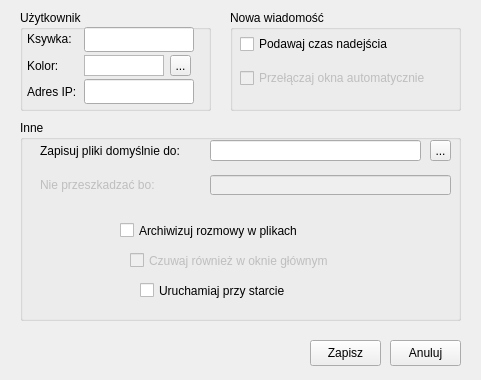
<?xml version="1.0" encoding="UTF-8"?>
<ui version="4.0">
 <class>konfiguracja</class>
 <widget class="QWidget" name="konfiguracja">
  <property name="geometry">
   <rect>
    <x>0</x>
    <y>0</y>
    <width>481</width>
    <height>380</height>
   </rect>
  </property>
  <property name="minimumSize">
   <size>
    <width>481</width>
    <height>380</height>
   </size>
  </property>
  <property name="maximumSize">
   <size>
    <width>481</width>
    <height>380</height>
   </size>
  </property>
  <property name="windowTitle">
   <string>Konfiguracja</string>
  </property>
  <widget class="QGroupBox" name="groupBox">
   <property name="geometry">
    <rect>
     <x>20</x>
     <y>10</y>
     <width>191</width>
     <height>101</height>
    </rect>
   </property>
   <property name="title">
    <string>Użytkownik</string>
   </property>
   <widget class="QTextEdit" name="kolorfont">
    <property name="geometry">
     <rect>
      <x>64</x>
      <y>45</y>
      <width>80</width>
      <height>21</height>
     </rect>
    </property>
    <property name="verticalScrollBarPolicy">
     <enum>Qt::ScrollBarAlwaysOff</enum>
    </property>
    <property name="horizontalScrollBarPolicy">
     <enum>Qt::ScrollBarAlwaysOff</enum>
    </property>
    <property name="lineWrapMode">
     <enum>QTextEdit::NoWrap</enum>
    </property>
    <property name="readOnly">
     <bool>true</bool>
    </property>
   </widget>
   <widget class="QLabel" name="label_2">
    <property name="geometry">
     <rect>
      <x>7</x>
      <y>74</y>
      <width>51</width>
      <height>16</height>
     </rect>
    </property>
    <property name="text">
     <string>Adres IP:</string>
    </property>
   </widget>
   <widget class="QLabel" name="label_5">
    <property name="geometry">
     <rect>
      <x>7</x>
      <y>48</y>
      <width>51</width>
      <height>16</height>
     </rect>
    </property>
    <property name="text">
     <string>Kolor:</string>
    </property>
   </widget>
   <widget class="QLabel" name="label">
    <property name="geometry">
     <rect>
      <x>7</x>
      <y>21</y>
      <width>48</width>
      <height>16</height>
     </rect>
    </property>
    <property name="text">
     <string>Ksywka:</string>
    </property>
   </widget>
   <widget class="QLineEdit" name="adresip">
    <property name="geometry">
     <rect>
      <x>64</x>
      <y>69</y>
      <width>110</width>
      <height>25</height>
     </rect>
    </property>
   </widget>
   <widget class="QLineEdit" name="ksywka">
    <property name="enabled">
     <bool>true</bool>
    </property>
    <property name="geometry">
     <rect>
      <x>64</x>
      <y>17</y>
      <width>110</width>
      <height>25</height>
     </rect>
    </property>
   </widget>
   <widget class="QToolButton" name="kolor">
    <property name="geometry">
     <rect>
      <x>150</x>
      <y>45</y>
      <width>21</width>
      <height>21</height>
     </rect>
    </property>
    <property name="sizePolicy">
     <sizepolicy hsizetype="Fixed" vsizetype="Fixed">
      <horstretch>10</horstretch>
      <verstretch>0</verstretch>
     </sizepolicy>
    </property>
    <property name="text">
     <string>...</string>
    </property>
   </widget>
  </widget>
  <widget class="QGroupBox" name="groupBox_2">
   <property name="geometry">
    <rect>
     <x>230</x>
     <y>10</y>
     <width>231</width>
     <height>101</height>
    </rect>
   </property>
   <property name="title">
    <string>Nowa wiadomość</string>
   </property>
   <widget class="QWidget" name="formLayoutWidget_2">
    <property name="geometry">
     <rect>
      <x>10</x>
      <y>10</y>
      <width>221</width>
      <height>81</height>
     </rect>
    </property>
    <layout class="QFormLayout" name="formLayout_2">
     <property name="labelAlignment">
      <set>Qt::AlignLeading|Qt::AlignLeft|Qt::AlignVCenter</set>
     </property>
     <property name="formAlignment">
      <set>Qt::AlignLeading|Qt::AlignLeft|Qt::AlignVCenter</set>
     </property>
     <property name="verticalSpacing">
      <number>14</number>
     </property>
     <item row="0" column="0">
      <widget class="QCheckBox" name="czasnadejscia">
       <property name="text">
        <string>Podawaj czas nadejścia</string>
       </property>
      </widget>
     </item>
     <item row="1" column="0">
      <widget class="QCheckBox" name="przelaczanieokien">
       <property name="enabled">
        <bool>false</bool>
       </property>
       <property name="text">
        <string>Przełączaj okna automatycznie</string>
       </property>
      </widget>
     </item>
    </layout>
   </widget>
  </widget>
  <widget class="QGroupBox" name="groupBox_3">
   <property name="geometry">
    <rect>
     <x>20</x>
     <y>120</y>
     <width>441</width>
     <height>201</height>
    </rect>
   </property>
   <property name="title">
    <string>Inne</string>
   </property>
   <widget class="QLabel" name="label_3">
    <property name="geometry">
     <rect>
      <x>20</x>
      <y>23</y>
      <width>171</width>
      <height>16</height>
     </rect>
    </property>
    <property name="text">
     <string>Zapisuj pliki domyślnie do:</string>
    </property>
   </widget>
   <widget class="QLineEdit" name="sciezkazapisu">
    <property name="enabled">
     <bool>true</bool>
    </property>
    <property name="geometry">
     <rect>
      <x>190</x>
      <y>20</y>
      <width>211</width>
      <height>21</height>
     </rect>
    </property>
   </widget>
   <widget class="QLabel" name="label_4">
    <property name="enabled">
     <bool>false</bool>
    </property>
    <property name="geometry">
     <rect>
      <x>20</x>
      <y>57</y>
      <width>161</width>
      <height>16</height>
     </rect>
    </property>
    <property name="text">
     <string>Nie przeszkadzać bo:</string>
    </property>
   </widget>
   <widget class="QLineEdit" name="nieprzeszkadzacbo">
    <property name="enabled">
     <bool>false</bool>
    </property>
    <property name="geometry">
     <rect>
      <x>190</x>
      <y>55</y>
      <width>241</width>
      <height>20</height>
     </rect>
    </property>
   </widget>
   <widget class="QCheckBox" name="archiwizacja">
    <property name="enabled">
     <bool>true</bool>
    </property>
    <property name="geometry">
     <rect>
      <x>100</x>
      <y>100</y>
      <width>201</width>
      <height>21</height>
     </rect>
    </property>
    <property name="text">
     <string>Archiwizuj rozmowy w plikach</string>
    </property>
   </widget>
   <widget class="QCheckBox" name="czuwanie">
    <property name="enabled">
     <bool>false</bool>
    </property>
    <property name="geometry">
     <rect>
      <x>110</x>
      <y>130</y>
      <width>221</width>
      <height>21</height>
     </rect>
    </property>
    <property name="text">
     <string>Czuwaj również w oknie głównym</string>
    </property>
   </widget>
   <widget class="QCheckBox" name="autostart">
    <property name="geometry">
     <rect>
      <x>120</x>
      <y>160</y>
      <width>171</width>
      <height>21</height>
     </rect>
    </property>
    <property name="text">
     <string>Uruchamiaj przy starcie</string>
    </property>
   </widget>
   <widget class="QToolButton" name="sciezka">
    <property name="geometry">
     <rect>
      <x>410</x>
      <y>20</y>
      <width>21</width>
      <height>21</height>
     </rect>
    </property>
    <property name="text">
     <string>...</string>
    </property>
   </widget>
  </widget>
  <widget class="QPushButton" name="ZapiszB">
   <property name="geometry">
    <rect>
     <x>310</x>
     <y>340</y>
     <width>71</width>
     <height>26</height>
    </rect>
   </property>
   <property name="text">
    <string>Zapisz</string>
   </property>
  </widget>
  <widget class="QPushButton" name="AnulujB">
   <property name="geometry">
    <rect>
     <x>390</x>
     <y>340</y>
     <width>71</width>
     <height>26</height>
    </rect>
   </property>
   <property name="text">
    <string>Anuluj</string>
   </property>
  </widget>
 </widget>
 <resources/>
 <connections>
  <connection>
   <sender>AnulujB</sender>
   <signal>clicked()</signal>
   <receiver>konfiguracja</receiver>
   <slot>close()</slot>
   <hints>
    <hint type="sourcelabel">
     <x>425</x>
     <y>352</y>
    </hint>
    <hint type="destinationlabel">
     <x>240</x>
     <y>189</y>
    </hint>
   </hints>
  </connection>
  <connection>
   <sender>ZapiszB</sender>
   <signal>clicked()</signal>
   <receiver>konfiguracja</receiver>
   <slot>close()</slot>
   <hints>
    <hint type="sourcelabel">
     <x>345</x>
     <y>352</y>
    </hint>
    <hint type="destinationlabel">
     <x>240</x>
     <y>189</y>
    </hint>
   </hints>
  </connection>
 </connections>
 <slots>
  <signal>closed()</signal>
 </slots>
</ui>
